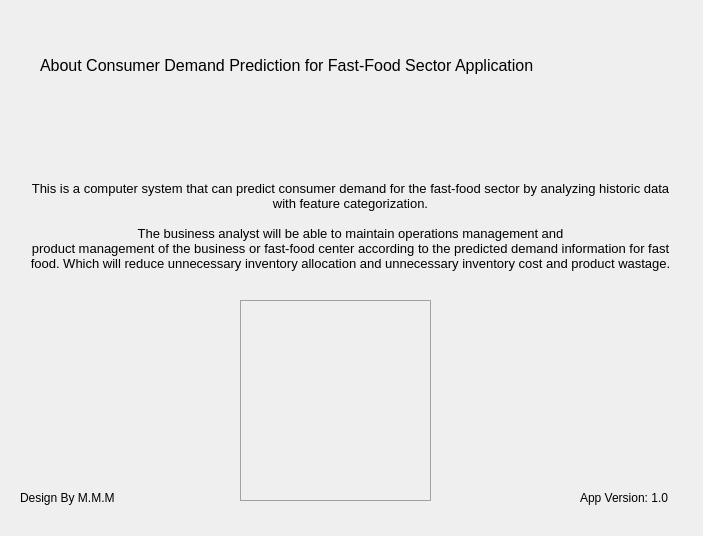
<?xml version="1.0" encoding="UTF-8"?>
<ui version="4.0">
 <class>Form</class>
 <widget class="QWidget" name="Form">
  <property name="geometry">
   <rect>
    <x>0</x>
    <y>0</y>
    <width>703</width>
    <height>536</height>
   </rect>
  </property>
  <property name="windowTitle">
   <string>Form</string>
  </property>
  <widget class="QLabel" name="label">
   <property name="geometry">
    <rect>
     <x>40</x>
     <y>10</y>
     <width>661</width>
     <height>111</height>
    </rect>
   </property>
   <property name="font">
    <font>
     <pointsize>12</pointsize>
    </font>
   </property>
   <property name="text">
    <string>About Consumer Demand Prediction for Fast-Food Sector Application</string>
   </property>
  </widget>
  <widget class="QLabel" name="label_2">
   <property name="geometry">
    <rect>
     <x>20</x>
     <y>100</y>
     <width>661</width>
     <height>251</height>
    </rect>
   </property>
   <property name="font">
    <font>
     <pointsize>10</pointsize>
    </font>
   </property>
   <property name="text">
    <string>This is a computer system that can predict consumer demand for the fast-food sector by analyzing historic data with feature categorization.

The business analyst will be able to maintain operations management and
product management of the business or fast-food center according to the predicted demand information for fast food. Which will reduce unnecessary inventory allocation and unnecessary inventory cost and product wastage.</string>
   </property>
   <property name="textFormat">
    <enum>Qt::MarkdownText</enum>
   </property>
   <property name="scaledContents">
    <bool>false</bool>
   </property>
   <property name="alignment">
    <set>Qt::AlignCenter</set>
   </property>
   <property name="wordWrap">
    <bool>true</bool>
   </property>
  </widget>
  <widget class="QLabel" name="label_3">
   <property name="geometry">
    <rect>
     <x>20</x>
     <y>490</y>
     <width>151</width>
     <height>16</height>
    </rect>
   </property>
   <property name="font">
    <font>
     <pointsize>9</pointsize>
    </font>
   </property>
   <property name="text">
    <string>Design By M.M.M</string>
   </property>
  </widget>
  <widget class="QLabel" name="label_4">
   <property name="geometry">
    <rect>
     <x>580</x>
     <y>490</y>
     <width>111</width>
     <height>16</height>
    </rect>
   </property>
   <property name="font">
    <font>
     <pointsize>9</pointsize>
    </font>
   </property>
   <property name="text">
    <string>App Version: 1.0</string>
   </property>
  </widget>
  <widget class="QFrame" name="frame">
   <property name="geometry">
    <rect>
     <x>240</x>
     <y>300</y>
     <width>191</width>
     <height>201</height>
    </rect>
   </property>
   <property name="palette">
    <palette>
     <active>
      <colorrole role="WindowText">
       <brush brushstyle="SolidPattern">
        <color alpha="255">
         <red>0</red>
         <green>0</green>
         <blue>0</blue>
        </color>
       </brush>
      </colorrole>
      <colorrole role="Button">
       <brush brushstyle="SolidPattern">
        <color alpha="255">
         <red>209</red>
         <green>209</green>
         <blue>209</blue>
        </color>
       </brush>
      </colorrole>
      <colorrole role="Light">
       <brush brushstyle="SolidPattern">
        <color alpha="255">
         <red>255</red>
         <green>255</green>
         <blue>255</blue>
        </color>
       </brush>
      </colorrole>
      <colorrole role="Midlight">
       <brush brushstyle="SolidPattern">
        <color alpha="255">
         <red>232</red>
         <green>232</green>
         <blue>232</blue>
        </color>
       </brush>
      </colorrole>
      <colorrole role="Dark">
       <brush brushstyle="SolidPattern">
        <color alpha="255">
         <red>104</red>
         <green>104</green>
         <blue>104</blue>
        </color>
       </brush>
      </colorrole>
      <colorrole role="Mid">
       <brush brushstyle="SolidPattern">
        <color alpha="255">
         <red>139</red>
         <green>139</green>
         <blue>139</blue>
        </color>
       </brush>
      </colorrole>
      <colorrole role="Text">
       <brush brushstyle="SolidPattern">
        <color alpha="255">
         <red>0</red>
         <green>0</green>
         <blue>0</blue>
        </color>
       </brush>
      </colorrole>
      <colorrole role="BrightText">
       <brush brushstyle="SolidPattern">
        <color alpha="255">
         <red>255</red>
         <green>255</green>
         <blue>255</blue>
        </color>
       </brush>
      </colorrole>
      <colorrole role="ButtonText">
       <brush brushstyle="SolidPattern">
        <color alpha="255">
         <red>0</red>
         <green>0</green>
         <blue>0</blue>
        </color>
       </brush>
      </colorrole>
      <colorrole role="Base">
       <brush brushstyle="SolidPattern">
        <color alpha="255">
         <red>255</red>
         <green>255</green>
         <blue>255</blue>
        </color>
       </brush>
      </colorrole>
      <colorrole role="Window">
       <brush brushstyle="SolidPattern">
        <color alpha="255">
         <red>209</red>
         <green>209</green>
         <blue>209</blue>
        </color>
       </brush>
      </colorrole>
      <colorrole role="Shadow">
       <brush brushstyle="SolidPattern">
        <color alpha="255">
         <red>0</red>
         <green>0</green>
         <blue>0</blue>
        </color>
       </brush>
      </colorrole>
      <colorrole role="AlternateBase">
       <brush brushstyle="SolidPattern">
        <color alpha="255">
         <red>232</red>
         <green>232</green>
         <blue>232</blue>
        </color>
       </brush>
      </colorrole>
      <colorrole role="ToolTipBase">
       <brush brushstyle="SolidPattern">
        <color alpha="255">
         <red>255</red>
         <green>255</green>
         <blue>220</blue>
        </color>
       </brush>
      </colorrole>
      <colorrole role="ToolTipText">
       <brush brushstyle="SolidPattern">
        <color alpha="255">
         <red>0</red>
         <green>0</green>
         <blue>0</blue>
        </color>
       </brush>
      </colorrole>
      <colorrole role="PlaceholderText">
       <brush brushstyle="SolidPattern">
        <color alpha="128">
         <red>0</red>
         <green>0</green>
         <blue>0</blue>
        </color>
       </brush>
      </colorrole>
     </active>
     <inactive>
      <colorrole role="WindowText">
       <brush brushstyle="SolidPattern">
        <color alpha="255">
         <red>0</red>
         <green>0</green>
         <blue>0</blue>
        </color>
       </brush>
      </colorrole>
      <colorrole role="Button">
       <brush brushstyle="SolidPattern">
        <color alpha="255">
         <red>209</red>
         <green>209</green>
         <blue>209</blue>
        </color>
       </brush>
      </colorrole>
      <colorrole role="Light">
       <brush brushstyle="SolidPattern">
        <color alpha="255">
         <red>255</red>
         <green>255</green>
         <blue>255</blue>
        </color>
       </brush>
      </colorrole>
      <colorrole role="Midlight">
       <brush brushstyle="SolidPattern">
        <color alpha="255">
         <red>232</red>
         <green>232</green>
         <blue>232</blue>
        </color>
       </brush>
      </colorrole>
      <colorrole role="Dark">
       <brush brushstyle="SolidPattern">
        <color alpha="255">
         <red>104</red>
         <green>104</green>
         <blue>104</blue>
        </color>
       </brush>
      </colorrole>
      <colorrole role="Mid">
       <brush brushstyle="SolidPattern">
        <color alpha="255">
         <red>139</red>
         <green>139</green>
         <blue>139</blue>
        </color>
       </brush>
      </colorrole>
      <colorrole role="Text">
       <brush brushstyle="SolidPattern">
        <color alpha="255">
         <red>0</red>
         <green>0</green>
         <blue>0</blue>
        </color>
       </brush>
      </colorrole>
      <colorrole role="BrightText">
       <brush brushstyle="SolidPattern">
        <color alpha="255">
         <red>255</red>
         <green>255</green>
         <blue>255</blue>
        </color>
       </brush>
      </colorrole>
      <colorrole role="ButtonText">
       <brush brushstyle="SolidPattern">
        <color alpha="255">
         <red>0</red>
         <green>0</green>
         <blue>0</blue>
        </color>
       </brush>
      </colorrole>
      <colorrole role="Base">
       <brush brushstyle="SolidPattern">
        <color alpha="255">
         <red>255</red>
         <green>255</green>
         <blue>255</blue>
        </color>
       </brush>
      </colorrole>
      <colorrole role="Window">
       <brush brushstyle="SolidPattern">
        <color alpha="255">
         <red>209</red>
         <green>209</green>
         <blue>209</blue>
        </color>
       </brush>
      </colorrole>
      <colorrole role="Shadow">
       <brush brushstyle="SolidPattern">
        <color alpha="255">
         <red>0</red>
         <green>0</green>
         <blue>0</blue>
        </color>
       </brush>
      </colorrole>
      <colorrole role="AlternateBase">
       <brush brushstyle="SolidPattern">
        <color alpha="255">
         <red>232</red>
         <green>232</green>
         <blue>232</blue>
        </color>
       </brush>
      </colorrole>
      <colorrole role="ToolTipBase">
       <brush brushstyle="SolidPattern">
        <color alpha="255">
         <red>255</red>
         <green>255</green>
         <blue>220</blue>
        </color>
       </brush>
      </colorrole>
      <colorrole role="ToolTipText">
       <brush brushstyle="SolidPattern">
        <color alpha="255">
         <red>0</red>
         <green>0</green>
         <blue>0</blue>
        </color>
       </brush>
      </colorrole>
      <colorrole role="PlaceholderText">
       <brush brushstyle="SolidPattern">
        <color alpha="128">
         <red>0</red>
         <green>0</green>
         <blue>0</blue>
        </color>
       </brush>
      </colorrole>
     </inactive>
     <disabled>
      <colorrole role="WindowText">
       <brush brushstyle="SolidPattern">
        <color alpha="255">
         <red>104</red>
         <green>104</green>
         <blue>104</blue>
        </color>
       </brush>
      </colorrole>
      <colorrole role="Button">
       <brush brushstyle="SolidPattern">
        <color alpha="255">
         <red>209</red>
         <green>209</green>
         <blue>209</blue>
        </color>
       </brush>
      </colorrole>
      <colorrole role="Light">
       <brush brushstyle="SolidPattern">
        <color alpha="255">
         <red>255</red>
         <green>255</green>
         <blue>255</blue>
        </color>
       </brush>
      </colorrole>
      <colorrole role="Midlight">
       <brush brushstyle="SolidPattern">
        <color alpha="255">
         <red>232</red>
         <green>232</green>
         <blue>232</blue>
        </color>
       </brush>
      </colorrole>
      <colorrole role="Dark">
       <brush brushstyle="SolidPattern">
        <color alpha="255">
         <red>104</red>
         <green>104</green>
         <blue>104</blue>
        </color>
       </brush>
      </colorrole>
      <colorrole role="Mid">
       <brush brushstyle="SolidPattern">
        <color alpha="255">
         <red>139</red>
         <green>139</green>
         <blue>139</blue>
        </color>
       </brush>
      </colorrole>
      <colorrole role="Text">
       <brush brushstyle="SolidPattern">
        <color alpha="255">
         <red>104</red>
         <green>104</green>
         <blue>104</blue>
        </color>
       </brush>
      </colorrole>
      <colorrole role="BrightText">
       <brush brushstyle="SolidPattern">
        <color alpha="255">
         <red>255</red>
         <green>255</green>
         <blue>255</blue>
        </color>
       </brush>
      </colorrole>
      <colorrole role="ButtonText">
       <brush brushstyle="SolidPattern">
        <color alpha="255">
         <red>104</red>
         <green>104</green>
         <blue>104</blue>
        </color>
       </brush>
      </colorrole>
      <colorrole role="Base">
       <brush brushstyle="SolidPattern">
        <color alpha="255">
         <red>209</red>
         <green>209</green>
         <blue>209</blue>
        </color>
       </brush>
      </colorrole>
      <colorrole role="Window">
       <brush brushstyle="SolidPattern">
        <color alpha="255">
         <red>209</red>
         <green>209</green>
         <blue>209</blue>
        </color>
       </brush>
      </colorrole>
      <colorrole role="Shadow">
       <brush brushstyle="SolidPattern">
        <color alpha="255">
         <red>0</red>
         <green>0</green>
         <blue>0</blue>
        </color>
       </brush>
      </colorrole>
      <colorrole role="AlternateBase">
       <brush brushstyle="SolidPattern">
        <color alpha="255">
         <red>209</red>
         <green>209</green>
         <blue>209</blue>
        </color>
       </brush>
      </colorrole>
      <colorrole role="ToolTipBase">
       <brush brushstyle="SolidPattern">
        <color alpha="255">
         <red>255</red>
         <green>255</green>
         <blue>220</blue>
        </color>
       </brush>
      </colorrole>
      <colorrole role="ToolTipText">
       <brush brushstyle="SolidPattern">
        <color alpha="255">
         <red>0</red>
         <green>0</green>
         <blue>0</blue>
        </color>
       </brush>
      </colorrole>
      <colorrole role="PlaceholderText">
       <brush brushstyle="SolidPattern">
        <color alpha="128">
         <red>0</red>
         <green>0</green>
         <blue>0</blue>
        </color>
       </brush>
      </colorrole>
     </disabled>
    </palette>
   </property>
   <property name="styleSheet">
    <string notr="true">background: url(icon.png) 0 0 0 0 stretch stretch;
background-repeat: no-repeat;</string>
   </property>
   <property name="frameShape">
    <enum>QFrame::StyledPanel</enum>
   </property>
   <property name="frameShadow">
    <enum>QFrame::Raised</enum>
   </property>
  </widget>
 </widget>
 <resources/>
 <connections/>
</ui>
